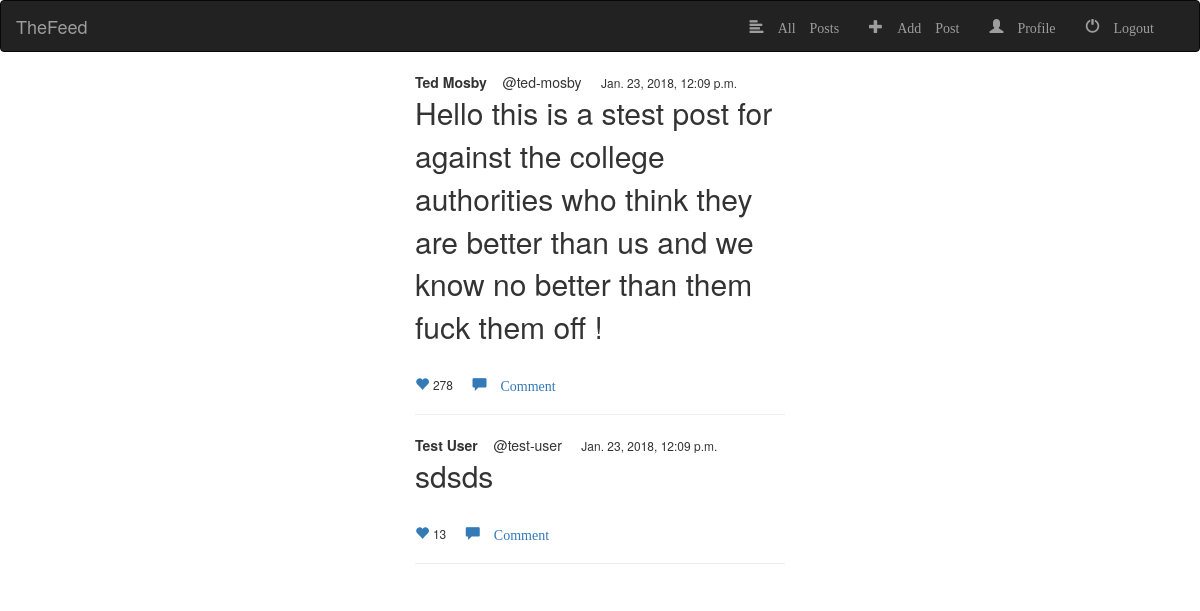
/feed/post/ (signed in), run on an earlier commit of the app's database.
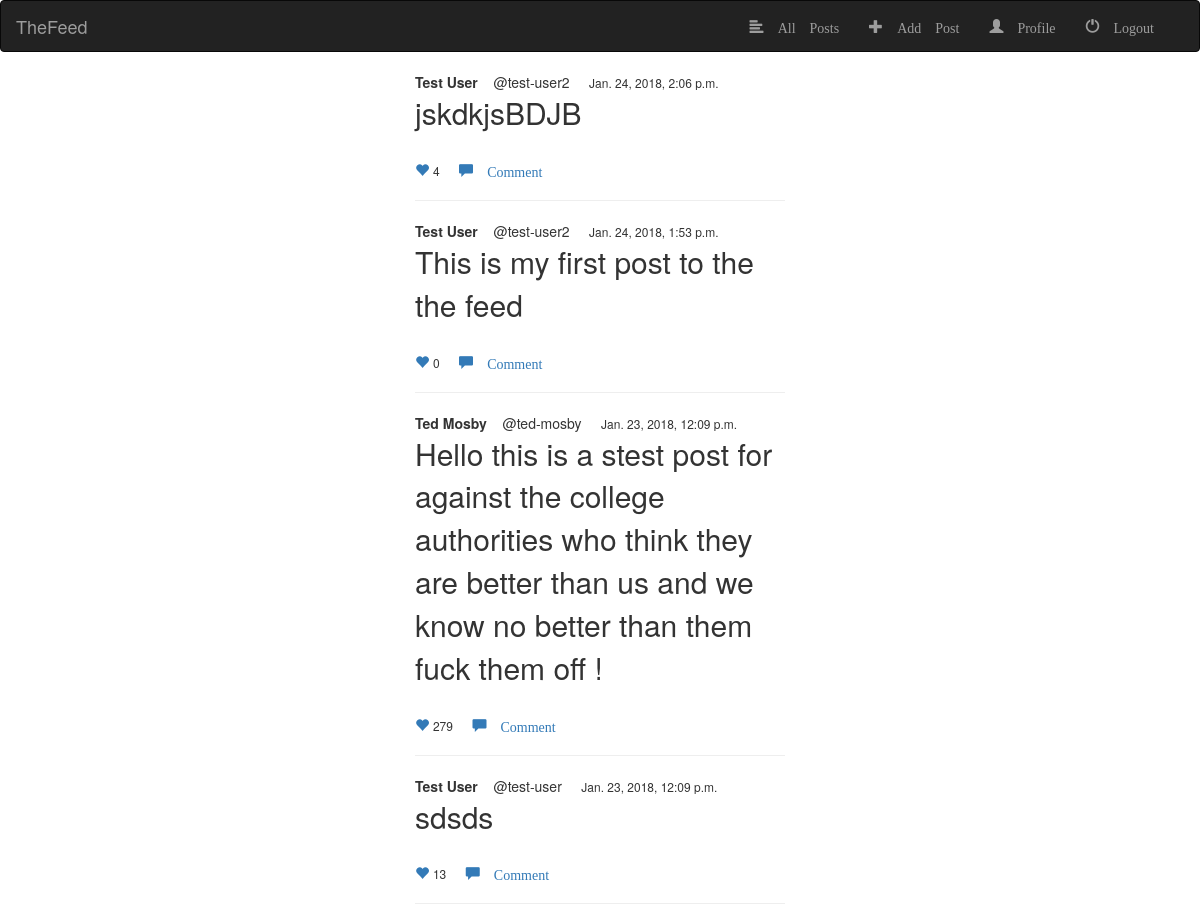
And on a later commit of the database.
### feed/models.py (models this page shows, shortened)
class board(models.Model):
	post = models.CharField(max_length=200)
	user = models.ForeignKey(User,on_delete=models.CASCADE)
	hash_tags = models.CharField(max_length=100)
	time = models.DateTimeField(auto_now_add=True)
	likes = models.IntegerField(default=0)

class profile(models.Model):
	username = models.OneToOneField(User,on_delete=models.CASCADE)
	name = models.CharField(max_length=100,help_text='full name')
	branch = models.CharField(max_length=10,choices=Branch_Choices,help_text='Enter your branch initials i.e.. EEE for electrical and electronics engineering')
	year = models.CharField(max_length=10, choices=Year_Choices ,help_text='Enter your year of study ie.. 2 for 2nd year etc.')
	email = models.EmailField(null=True,help_text='Can be left blank!')

### feed/views.py (the view)
# urls.py: path('post/',views.posts_all,name='posts_all'),
@login_required(login_url='/login')
def posts_all(request):
	post = board.objects.all().order_by('-time')
	return render(request,'feed/post_all.html',{'post':post,})

### feed/templates/feed/post_all.html
{%extends 'base_generic.html' %}
{% block content %}
{% for p in post%}
<strong><p style="display: inline;">{{p.user.profile.name}}  &nbsp &nbsp</p></strong><p style="display: inline;">@{{p.user}} &nbsp &nbsp</p>
<h6 style=" display: inline;">{{p.time}}</h6>
<p style="font-size:30px; margin-bottom: 25px;">{{p.post}}</p>
<a style="display: inline;" href="{{p.id}}/like"><span class="glyphicon glyphicon-heart" aria-hidden="true"> </span></a>
<h6 style="display: inline;">{{p.likes}}</h6> &nbsp  &nbsp
<a style="display: inline;" href="{{p.id}}/"><span class="glyphicon glyphicon-comment" aria-hidden="true"> Comment</span> </a>
<hr>
{% endfor%}
{% endblock %}

What changed in the data, as far as the page shows it:
added board: user.profile.name "Test User", user "test-user2", time "Jan. 24, 2018, 2:06 p.m.", post "jskdkjsBDJB", likes "4"
added board: user.profile.name "Test User", user "test-user2", time "Jan. 24, 2018, 1:53 p.m.", post "This is my first post to the the feed", likes "0"
changed board "Ted Mosby": likes "278" → "279"
